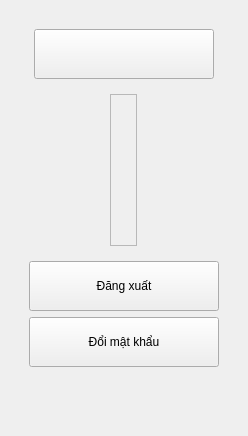
                     <widget class="QWidget" name="page_20">
                      <layout class="QVBoxLayout" name="verticalLayout_14">
                       <item>
                        <widget class="QWidget" name="widget_8" native="true">
                         <layout class="QVBoxLayout" name="verticalLayout_44">
                          <item alignment="Qt::AlignTop">
                           <widget class="QFrame" name="frame_32">
                            <property name="maximumSize">
                             <size>
                              <width>16777215</width>
                              <height>80</height>
                             </size>
                            </property>
                            <property name="styleSheet">
                             <string notr="true">#frame_32{border:none;}</string>
                            </property>
                            <property name="frameShape">
                             <enum>QFrame::StyledPanel</enum>
                            </property>
                            <property name="frameShadow">
                             <enum>QFrame::Raised</enum>
                            </property>
                            <layout class="QVBoxLayout" name="verticalLayout_45">
                             <item alignment="Qt::AlignHCenter|Qt::AlignVCenter">
                              <widget class="QPushButton" name="pushButton_3">
                               <property name="minimumSize">
                                <size>
                                 <width>180</width>
                                 <height>50</height>
                                </size>
                               </property>
                               <property name="maximumSize">
                                <size>
                                 <width>180</width>
                                 <height>50</height>
                                </size>
                               </property>
                               <property name="styleSheet">
                                <string notr="true"/>
                               </property>
                               <property name="text">
                                <string/>
                               </property>
                               <property name="icon">
                                <iconset resource="resources.qrc">
                                 <normaloff>:/icons/icons/user-check.svg</normaloff>:/icons/icons/user-check.svg</iconset>
                               </property>
                               <property name="iconSize">
                                <size>
                                 <width>60</width>
                                 <height>60</height>
                                </size>
                               </property>
                              </widget>
                             </item>
                            </layout>
                           </widget>
                          </item>
                          <item alignment="Qt::AlignHCenter|Qt::AlignTop">
                           <widget class="QFrame" name="frame_30">
                            <property name="maximumSize">
                             <size>
                              <width>16777215</width>
                              <height>200</height>
                             </size>
                            </property>
                            <property name="frameShape">
                             <enum>QFrame::StyledPanel</enum>
                            </property>
                            <property name="frameShadow">
                             <enum>QFrame::Raised</enum>
                            </property>
                            <layout class="QVBoxLayout" name="verticalLayout_46">
                             <item>
                              <widget class="QLabel" name="tenNV">
                               <property name="minimumSize">
                                <size>
                                 <width>0</width>
                                 <height>40</height>
                                </size>
                               </property>
                               <property name="maximumSize">
                                <size>
                                 <width>500</width>
                                 <height>50</height>
                                </size>
                               </property>
                               <property name="styleSheet">
                                <string notr="true"/>
                               </property>
                               <property name="text">
                                <string/>
                               </property>
                               <property name="alignment">
                                <set>Qt::AlignCenter</set>
                               </property>
                              </widget>
                             </item>
                             <item>
                              <widget class="QLabel" name="maNV">
                               <property name="minimumSize">
                                <size>
                                 <width>0</width>
                                 <height>40</height>
                                </size>
                               </property>
                               <property name="maximumSize">
                                <size>
                                 <width>500</width>
                                 <height>50</height>
                                </size>
                               </property>
                               <property name="styleSheet">
                                <string notr="true"/>
                               </property>
                               <property name="text">
                                <string/>
                               </property>
                               <property name="alignment">
                                <set>Qt::AlignCenter</set>
                               </property>
                              </widget>
                             </item>
                             <item>
                              <widget class="QLabel" name="boPhan">
                               <property name="minimumSize">
                                <size>
                                 <width>0</width>
                                 <height>40</height>
                                </size>
                               </property>
                               <property name="maximumSize">
                                <size>
                                 <width>500</width>
                                 <height>50</height>
                                </size>
                               </property>
                               <property name="styleSheet">
                                <string notr="true"/>
                               </property>
                               <property name="text">
                                <string/>
                               </property>
                               <property name="alignment">
                                <set>Qt::AlignCenter</set>
                               </property>
                              </widget>
                             </item>
                            </layout>
                           </widget>
                          </item>
                          <item alignment="Qt::AlignHCenter|Qt::AlignTop">
                           <widget class="QFrame" name="frame_33">
                            <property name="styleSheet">
                             <string notr="true">#frame_33{border:none}</string>
                            </property>
                            <property name="frameShape">
                             <enum>QFrame::StyledPanel</enum>
                            </property>
                            <property name="frameShadow">
                             <enum>QFrame::Raised</enum>
                            </property>
                            <layout class="QVBoxLayout" name="verticalLayout_47">
                             <item alignment="Qt::AlignHCenter">
                              <widget class="QPushButton" name="dangXuatBtn">
                               <property name="minimumSize">
                                <size>
                                 <width>190</width>
                                 <height>50</height>
                                </size>
                               </property>
                               <property name="maximumSize">
                                <size>
                                 <width>190</width>
                                 <height>50</height>
                                </size>
                               </property>
                               <property name="styleSheet">
                                <string notr="true"/>
                               </property>
                               <property name="text">
                                <string>Đăng xuất</string>
                               </property>
                              </widget>
                             </item>
                             <item alignment="Qt::AlignHCenter">
                              <widget class="QPushButton" name="thayDoiMKBtn">
                               <property name="minimumSize">
                                <size>
                                 <width>190</width>
                                 <height>50</height>
                                </size>
                               </property>
                               <property name="maximumSize">
                                <size>
                                 <width>190</width>
                                 <height>50</height>
                                </size>
                               </property>
                               <property name="styleSheet">
                                <string notr="true"/>
                               </property>
                               <property name="text">
                                <string>Đổi mật khẩu</string>
                               </property>
                              </widget>
                             </item>
                            </layout>
                           </widget>
                          </item>
                          <item>
                           <spacer name="verticalSpacer_7">
                            <property name="orientation">
                             <enum>Qt::Vertical</enum>
                            </property>
                            <property name="sizeHint" stdset="0">
                             <size>
                              <width>20</width>
                              <height>40</height>
                             </size>
                            </property>
                           </spacer>
                          </item>
                         </layout>
                        </widget>
                       </item>
                      </layout>
                     </widget>
